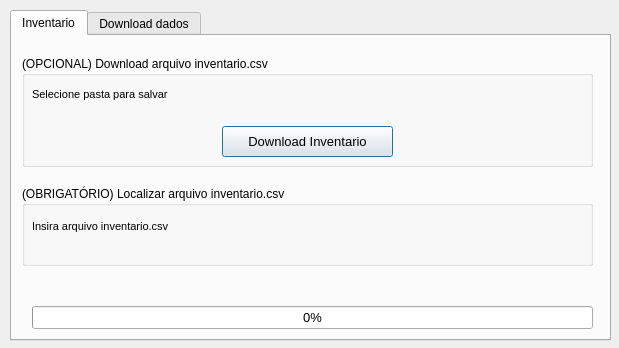
<?xml version="1.0" encoding="UTF-8"?>
<ui version="4.0">
 <class>HidrowebDownloaderDialogBase</class>
 <widget class="QDialog" name="HidrowebDownloaderDialogBase">
  <property name="geometry">
   <rect>
    <x>0</x>
    <y>0</y>
    <width>619</width>
    <height>348</height>
   </rect>
  </property>
  <property name="windowTitle">
   <string>Hidroweb Downloader</string>
  </property>
  <widget class="QTabWidget" name="tabWidget">
   <property name="geometry">
    <rect>
     <x>10</x>
     <y>10</y>
     <width>601</width>
     <height>331</height>
    </rect>
   </property>
   <property name="currentIndex">
    <number>0</number>
   </property>
   <widget class="QWidget" name="tab_1">
    <attribute name="title">
     <string>Inventario</string>
    </attribute>
    <widget class="QgsFileWidget" name="file_widget">
     <property name="geometry">
      <rect>
       <x>220</x>
       <y>50</y>
       <width>341</width>
       <height>27</height>
      </rect>
     </property>
     <property name="accessibleName">
      <string/>
     </property>
     <property name="storageMode">
      <enum>QgsFileWidget::GetDirectory</enum>
     </property>
    </widget>
    <widget class="QLabel" name="label">
     <property name="geometry">
      <rect>
       <x>20</x>
       <y>50</y>
       <width>151</width>
       <height>16</height>
      </rect>
     </property>
     <property name="font">
      <font>
       <pointsize>8</pointsize>
      </font>
     </property>
     <property name="text">
      <string>Selecione pasta para salvar</string>
     </property>
    </widget>
    <widget class="QPushButton" name="inventarioDownload_button">
     <property name="geometry">
      <rect>
       <x>210</x>
       <y>90</y>
       <width>171</width>
       <height>31</height>
      </rect>
     </property>
     <property name="font">
      <font>
       <pointsize>10</pointsize>
      </font>
     </property>
     <property name="text">
      <string>Download Inventario</string>
     </property>
    </widget>
    <widget class="QProgressBar" name="progressBar_inventario">
     <property name="geometry">
      <rect>
       <x>20</x>
       <y>270</y>
       <width>561</width>
       <height>23</height>
      </rect>
     </property>
     <property name="font">
      <font>
       <pointsize>10</pointsize>
      </font>
     </property>
     <property name="value">
      <number>0</number>
     </property>
    </widget>
    <widget class="QgsFileWidget" name="inventario_path">
     <property name="geometry">
      <rect>
       <x>220</x>
       <y>180</y>
       <width>341</width>
       <height>27</height>
      </rect>
     </property>
    </widget>
    <widget class="QLabel" name="label_3">
     <property name="geometry">
      <rect>
       <x>20</x>
       <y>180</y>
       <width>141</width>
       <height>20</height>
      </rect>
     </property>
     <property name="font">
      <font>
       <pointsize>8</pointsize>
      </font>
     </property>
     <property name="text">
      <string>Insira arquivo inventario.csv</string>
     </property>
    </widget>
    <widget class="QGroupBox" name="groupBox_3">
     <property name="geometry">
      <rect>
       <x>10</x>
       <y>150</y>
       <width>571</width>
       <height>80</height>
      </rect>
     </property>
     <property name="title">
      <string>(OBRIGATÓRIO) Localizar arquivo inventario.csv</string>
     </property>
    </widget>
    <widget class="QGroupBox" name="groupBox_4">
     <property name="geometry">
      <rect>
       <x>10</x>
       <y>20</y>
       <width>571</width>
       <height>111</height>
      </rect>
     </property>
     <property name="title">
      <string>(OPCIONAL) Download arquivo inventario.csv</string>
     </property>
    </widget>
    <zorder>groupBox_4</zorder>
    <zorder>groupBox_3</zorder>
    <zorder>file_widget</zorder>
    <zorder>label</zorder>
    <zorder>inventarioDownload_button</zorder>
    <zorder>progressBar_inventario</zorder>
    <zorder>inventario_path</zorder>
    <zorder>label_3</zorder>
   </widget>
   <widget class="QWidget" name="tab_2">
    <attribute name="title">
     <string>Download dados</string>
    </attribute>
    <widget class="QgsFileWidget" name="data_folder">
     <property name="geometry">
      <rect>
       <x>210</x>
       <y>90</y>
       <width>351</width>
       <height>27</height>
      </rect>
     </property>
     <property name="storageMode">
      <enum>QgsFileWidget::GetDirectory</enum>
     </property>
    </widget>
    <widget class="QPushButton" name="download_button">
     <property name="geometry">
      <rect>
       <x>210</x>
       <y>230</y>
       <width>171</width>
       <height>31</height>
      </rect>
     </property>
     <property name="font">
      <font>
       <pointsize>10</pointsize>
      </font>
     </property>
     <property name="text">
      <string>Download</string>
     </property>
    </widget>
    <widget class="QProgressBar" name="progressBar">
     <property name="geometry">
      <rect>
       <x>20</x>
       <y>270</y>
       <width>571</width>
       <height>23</height>
      </rect>
     </property>
     <property name="font">
      <font>
       <pointsize>10</pointsize>
      </font>
     </property>
     <property name="value">
      <number>0</number>
     </property>
    </widget>
    <widget class="QCheckBox" name="rain_checkbox">
     <property name="geometry">
      <rect>
       <x>110</x>
       <y>180</y>
       <width>81</width>
       <height>20</height>
      </rect>
     </property>
     <property name="font">
      <font>
       <pointsize>10</pointsize>
      </font>
     </property>
     <property name="text">
      <string>Chuva</string>
     </property>
    </widget>
    <widget class="QCheckBox" name="flow_checkbox">
     <property name="geometry">
      <rect>
       <x>210</x>
       <y>180</y>
       <width>81</width>
       <height>20</height>
      </rect>
     </property>
     <property name="font">
      <font>
       <pointsize>10</pointsize>
      </font>
     </property>
     <property name="text">
      <string>Vazão</string>
     </property>
    </widget>
    <widget class="QDoubleSpinBox" name="buffer_spinbox">
     <property name="geometry">
      <rect>
       <x>480</x>
       <y>180</y>
       <width>71</width>
       <height>22</height>
      </rect>
     </property>
     <property name="suffix">
      <string>°</string>
     </property>
    </widget>
    <widget class="QLabel" name="label_2">
     <property name="geometry">
      <rect>
       <x>420</x>
       <y>180</y>
       <width>41</width>
       <height>20</height>
      </rect>
     </property>
     <property name="font">
      <font>
       <pointsize>10</pointsize>
      </font>
     </property>
     <property name="text">
      <string>Buffer</string>
     </property>
    </widget>
    <widget class="QGroupBox" name="groupBox">
     <property name="geometry">
      <rect>
       <x>10</x>
       <y>149</y>
       <width>571</width>
       <height>71</height>
      </rect>
     </property>
     <property name="title">
      <string>(OBRIGATÓRIO) Configurações de download</string>
     </property>
    </widget>
    <widget class="QGroupBox" name="groupBox_2">
     <property name="geometry">
      <rect>
       <x>10</x>
       <y>9</y>
       <width>571</width>
       <height>121</height>
      </rect>
     </property>
     <property name="title">
      <string>(OBRIGATÓRIO) Arquivos</string>
     </property>
     <widget class="QLabel" name="label_4">
      <property name="geometry">
       <rect>
        <x>10</x>
        <y>80</y>
        <width>171</width>
        <height>20</height>
       </rect>
      </property>
      <property name="font">
       <font>
        <pointsize>8</pointsize>
       </font>
      </property>
      <property name="text">
       <string>Selecione pasta para salvar</string>
      </property>
     </widget>
     <widget class="QLabel" name="label_5">
      <property name="geometry">
       <rect>
        <x>10</x>
        <y>30</y>
        <width>171</width>
        <height>20</height>
       </rect>
      </property>
      <property name="font">
       <font>
        <pointsize>8</pointsize>
       </font>
      </property>
      <property name="text">
       <string>Selecione a camada (Polígono)</string>
      </property>
     </widget>
     <widget class="QgsMapLayerComboBox" name="mapLayer_box">
      <property name="geometry">
       <rect>
        <x>200</x>
        <y>30</y>
        <width>351</width>
        <height>27</height>
       </rect>
      </property>
      <property name="showCrs">
       <bool>true</bool>
      </property>
     </widget>
    </widget>
    <zorder>groupBox</zorder>
    <zorder>groupBox_2</zorder>
    <zorder>data_folder</zorder>
    <zorder>download_button</zorder>
    <zorder>progressBar</zorder>
    <zorder>rain_checkbox</zorder>
    <zorder>flow_checkbox</zorder>
    <zorder>buffer_spinbox</zorder>
    <zorder>label_2</zorder>
   </widget>
  </widget>
 </widget>
 <customwidgets>
  <customwidget>
   <class>QgsFileWidget</class>
   <extends>QWidget</extends>
   <header>qgsfilewidget.h</header>
  </customwidget>
  <customwidget>
   <class>QgsMapLayerComboBox</class>
   <extends>QComboBox</extends>
   <header>qgsmaplayercombobox.h</header>
  </customwidget>
 </customwidgets>
 <resources/>
 <connections/>
</ui>
